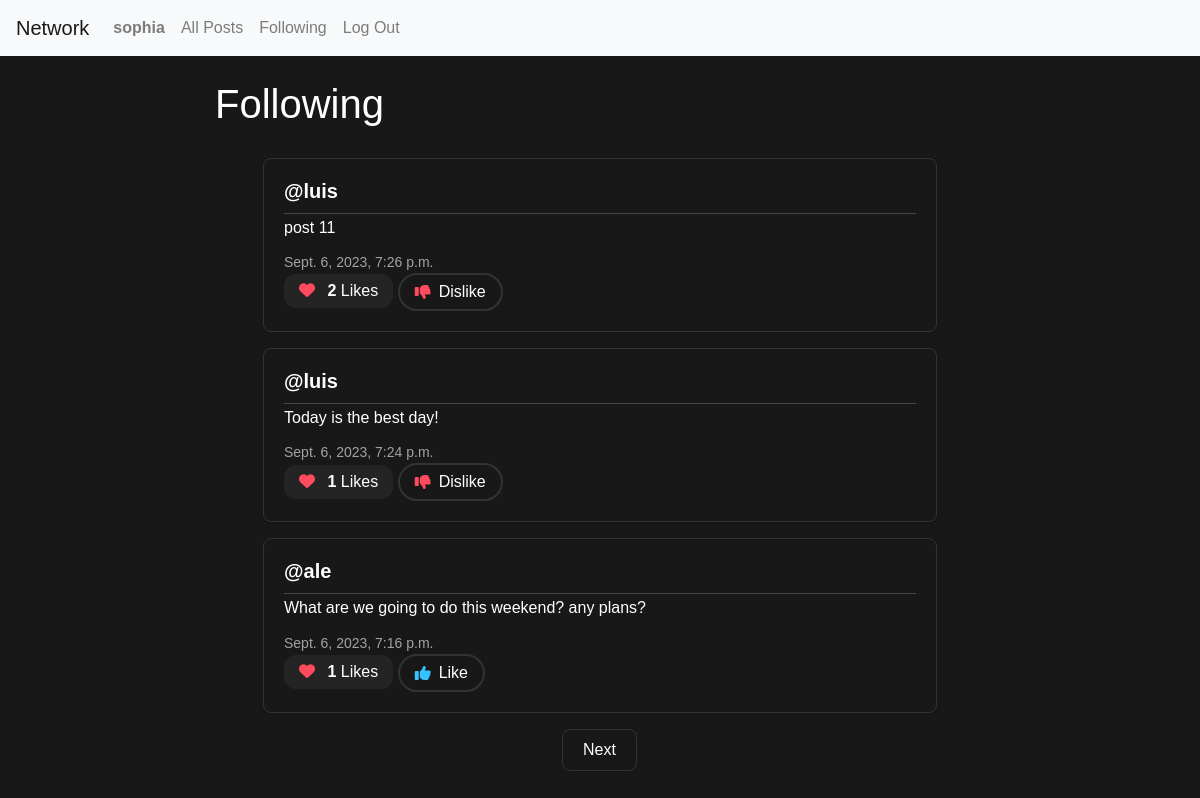
The page /following (signed in) on the database its author committed.
### network/models.py (models this page shows, shortened)
class User(AbstractUser):
    pass

class Post(models.Model):
    content = models.CharField(max_length=420)
    user = models.ForeignKey(User, on_delete=models.CASCADE, related_name="author")
    date = models.DateTimeField(auto_now_add=True)
    def total_likes(self):
        return self.post_like.count()

### network/views.py (the view)
# urls.py: path("following", views.following, name="following"),
def following (request):
    current_user = User.objects.get(pk=request.user.id)
    user_people = Follow.objects.filter(user=current_user)
    all_posts = Post.objects.all().order_by('id').reverse()
    people_posts = []
    for post in all_posts:
        for person in user_people:
            if person.user_followed == post.user:
                people_posts.append(post)
    paginator = Paginator(people_posts, 3)
    page_number = request.GET.get('page')
    page_posted = paginator.get_page(page_number)
    all_likes = Like.objects.all()
    who_liked = []
    try:
        for like in all_likes:
            if like.user.id == request.user.id:
                who_liked.append(like.post.id)
    except:
        who_liked = []
    return render(request, "network/following.html", {
        "page_posted": page_posted,
        "who_liked" : who_liked
    })

### network/templates/network/following.html
{% extends "network/layout.html" %}
{% block body %}
<div class="container mt-4">
    <h1>Following</h1>
    <div class="allPost">
        {% for post in page_posted %}
            <div class="post mx-5 my-3">
                <h5 class="username mb-1"><a href="{% url 'profile' user_id=post.user.id %}">@{{ post.user }}</a></h5>
                <h6 class="content" id="content_{{ post.id }}" mb-1">{{ post.content }}</h6>
                <p class="date mb-0">{{ post.date }}</p>
                <p class="likes-count mb-0"><i class="fas fa-heart"></i> <span id="like-count-{{ post.id }}" class="likes-number"> {{ post.total_likes }}</span> Likes</p>
                {% if user.is_authenticated %}
                    {% if post.id in who_liked %}
                    <button class="btn btn-down" onclick="like_trigger({{ post.id}}, {{who_liked}})" id="{{ post.id }}"><i class="fa fa-thumbs-down"></i> Dislike</button>
                    {% else %}
                    <button class="btn btn-up" onclick="like_trigger({{ post.id}}, {{who_liked}})" id="{{ post.id }}"><i class="fa fa-thumbs-up"></i> Like</button>
                    {% endif %}
                {% endif %}
            </div>
        {% endfor %}
    </div>
    <nav aria-label="Page navigation " class="text-center">
        {% if page_posted.has_next %}
            <a class="page-link central-btn" href="?page={{ page_posted.next_page_number }}">Next</a>
        {% elif not page_posted.has_next and page_posted.number != 1 %}
            <a class="page-link central-btn" href="?page={{ page_posted.previous_page_number }}">Back</a>
        {% endif %}
    </nav>
</div>
{% endblock %}

### network/templates/network/layout.html (shortened to what this page needs)
{% load static %}
<!DOCTYPE html>
<html lang="en">
    <head>
        <link rel="stylesheet" href="https://stackpath.bootstrapcdn.com/bootstrap/4.4.1/css/bootstrap.min.css">
        <link href="{% static 'network/styles.css' %}" rel="stylesheet">
        <link rel="stylesheet" href="https://cdnjs.cloudflare.com/ajax/libs/font-awesome/6.4.2/css/all.min.css" />
    </head>
    <body>
        <nav class="navbar navbar-expand-lg navbar-light bg-light">
            <a class="navbar-brand" href="{% url 'index' %}">Network</a>
            <div>
              <ul class="navbar-nav mr-auto">
                {% if user.is_authenticated %}
                    <li class="nav-item">
                        <a class="nav-link" href="{% url 'profile' user_id=user.id %}"><strong>{{ user.username }}</strong></a>
                    </li>
                {% endif %}
                <li class="nav-item">
                  <a class="nav-link" href="{% url 'index' %}">All Posts</a>
                </li>
                {% if user.is_authenticated %}
                    <li class="nav-item">
                        <a class="nav-link" href="{% url 'following' %}">Following</a>
                    </li>
                    <li class="nav-item">
                        <a class="nav-link" href="{% url 'logout' %}">Log Out</a>
                    </li>
                {% endif %}
              </ul>
            </div>
          </nav>
        <div class="body">
            {% block body %}
            {% endblock %}
        </div>
    </body>
</html>

### network/static/network/styles.css (style rules this page uses)
:root { --bg-color: #181818; --text-color: #FFF; --border-color: #333; --btn-bg-color: #007BFF; --btn-hover-color: #0056b3; --shadow-color: rgba(0, 0, 0, 0.1); --divider-color: rgba(255, 255, 255, 0.2); }
body { background-color: var(--bg-color); font-family: Arial, sans-serif; color: var(--text-color); margin: 0; padding: 0; }
.container { max-width: 800px; margin: 0 auto; }
.allPost { margin-top: 30px; }
.post { border: 1px solid var(--border-color); border-radius: 8px; background-color: var(--bg-color); padding: 20px; margin-bottom: 25px; box-shadow: 0 2px 4px var(--shadow-color); }
.username { font-weight: bold; margin-bottom: 5px; border-bottom: 1px solid var(--divider-color); padding-bottom: 10px; }
.content { font-size: 16px; margin-bottom: 15px; color: var(--text-color); }
.date { font-size: 14px; color: rgba(255, 255, 255, 0.6); }
.central-btn { display: inline-block; padding: 10px 20px; border-radius: 8px; color: var(--text-color); background-color: var(--bg-color); border: 1px solid var(--border-color); transition: background-color 0.2s ease; }
.btn-up, .btn-down { background-color: transparent; border: 2px solid var(--border-color); color: var(--text-color); border-radius: 22px; padding: 5px 15px; display: inline-flex; align-items: center; cursor: pointer; transition: transform 0.3s ease, background-color 0.5s ease, border 0.2s ease; }
.btn-up .fa, .btn-down .fa { margin-right: 0.5rem; }
.btn-up .fa { color: #34c3ff; }
.btn-down .fa { color: #ff4b5e; }
.username a { text-decoration: none; color: inherit; transition: transform 0.3s ease, text-decoration 0.3s ease; }
.likes-count { background-color: rgba(255, 255, 255, 0.05); padding: 5px 15px; border-radius: 12px; display: inline-block; font-weight: 500; transition: transform 0.3s ease, background-color 0.2s ease; }
.likes-count .fas.fa-heart { color: #ff4b5e; margin-right: 8px; }
.likes-number { color: var(--text-color); font-weight: 600; }

### rows shown on the page
User: username "sophia"
Post: user "luis", content "post 11", date "Sept. 6, 2023, 7:26 p.m.", total_likes "2"
Post: user "luis", content "Today is the best day!", date "Sept. 6, 2023, 7:24 p.m.", total_likes "1"
Post: user "ale", content "What are we going to do this weekend? any plans?", date "Sept. 6, 2023, 7:16 p.m.", total_likes "1"
